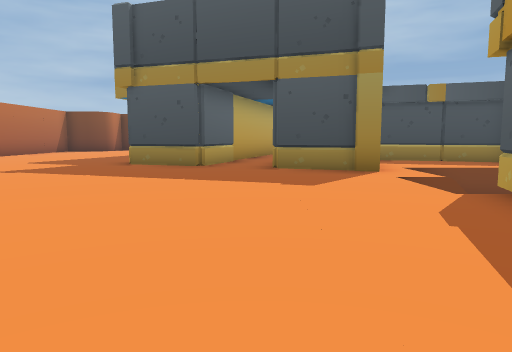
[1] (above)

24 first-person views from a walk through a level from a Godot 3-D game. The camera is 1.4 m above the floor, tilts 6° down and sees 70° across. The floor is counted in squares, 2 m on a side. Each view is taken from the middle of a square. On the plan, view 1 faces up. The plan holds only what a view shows up to about 11 squares ahead; the rest is blank. The place goes on beyond the plan.

[2]
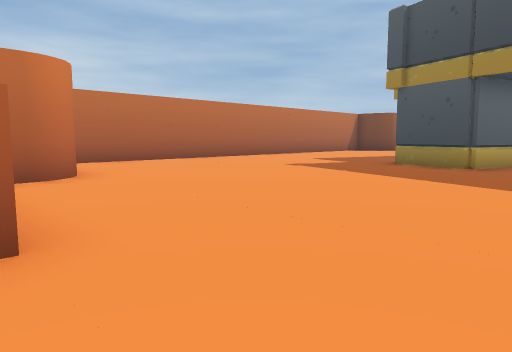

[3]
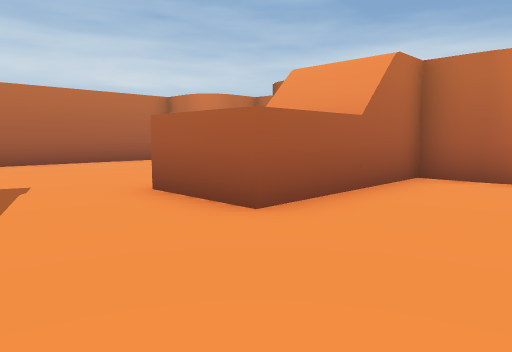

[4]
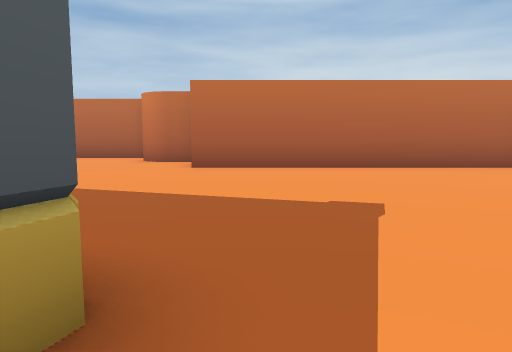

[5]
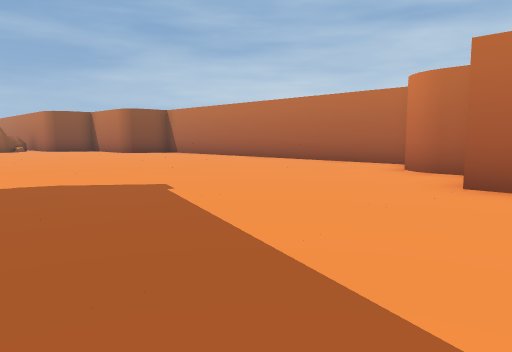

[6]
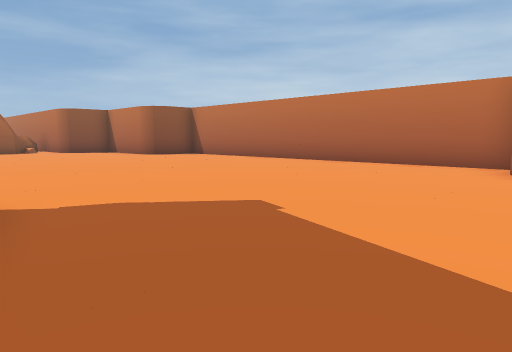

[7]
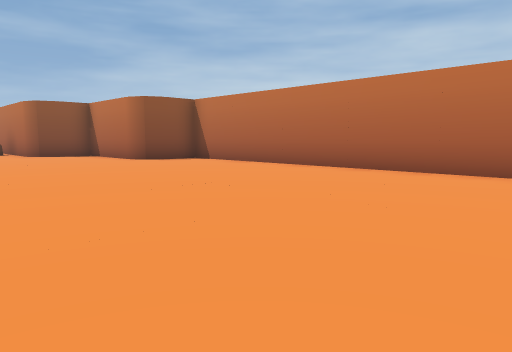

[8]
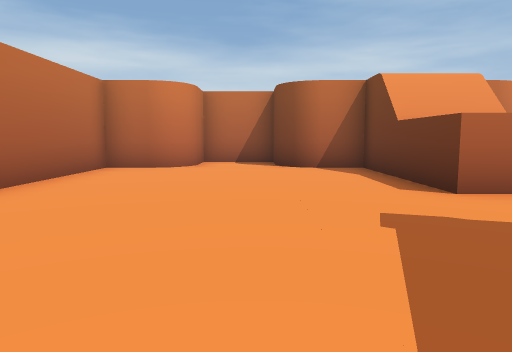

[9]
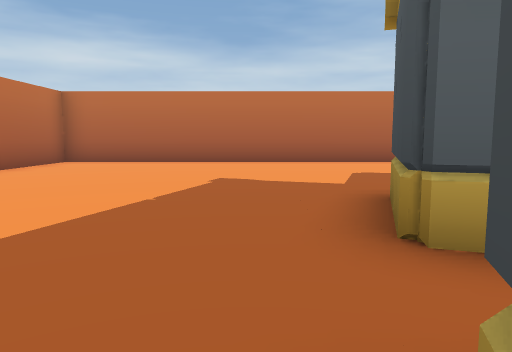

[10]
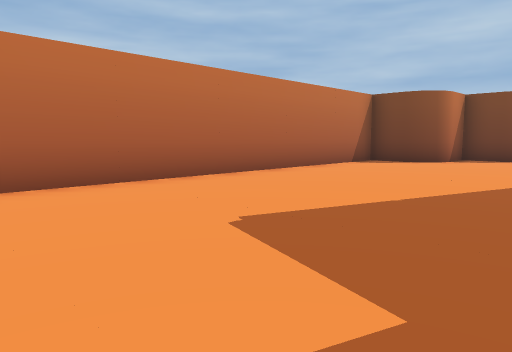

[11]
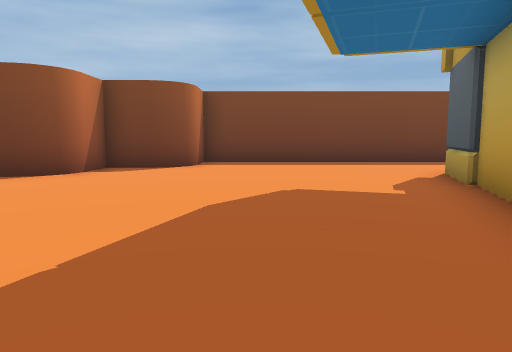

[12]
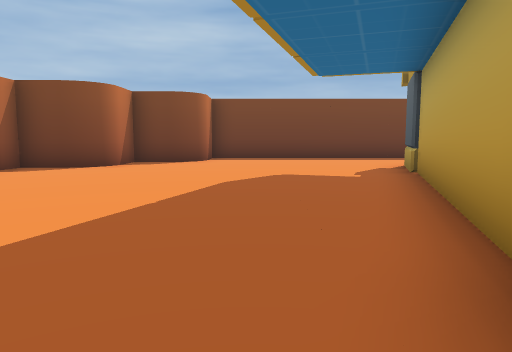

[13]
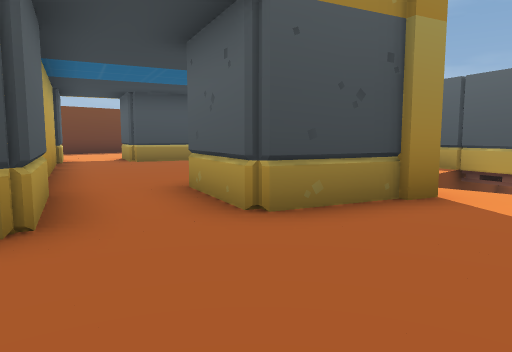

[14]
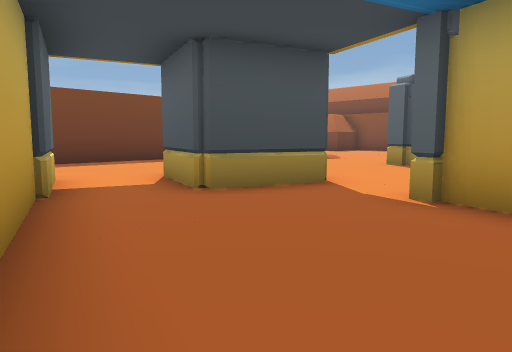

[15]
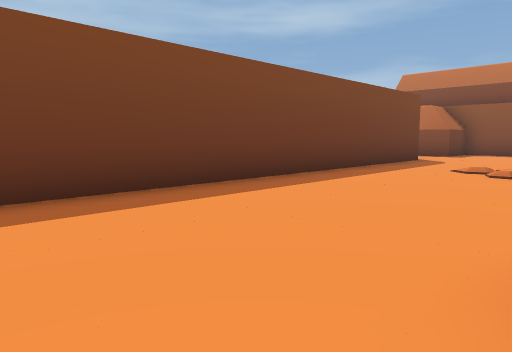

[16]
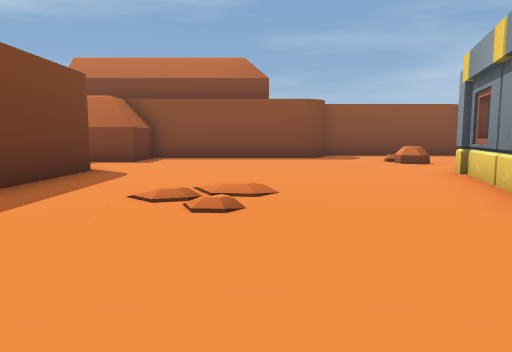

[17]
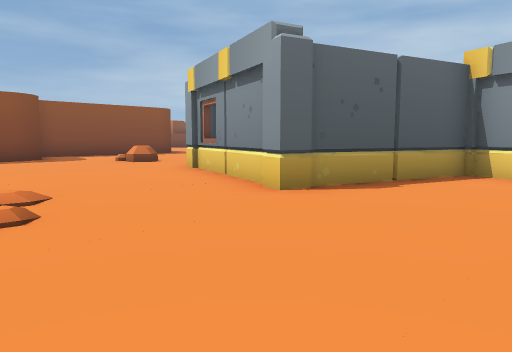

[18]
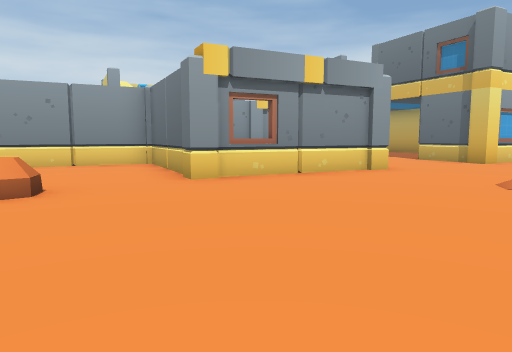

[19]
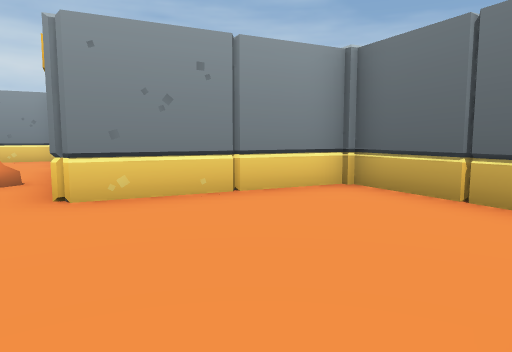

[20]
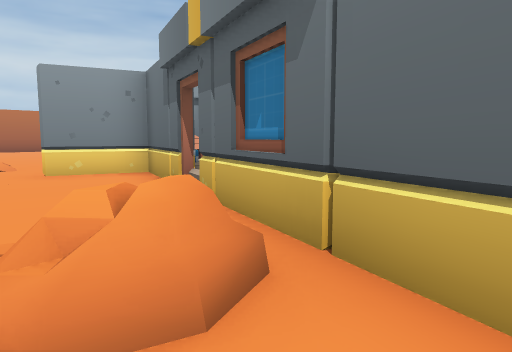

[21]
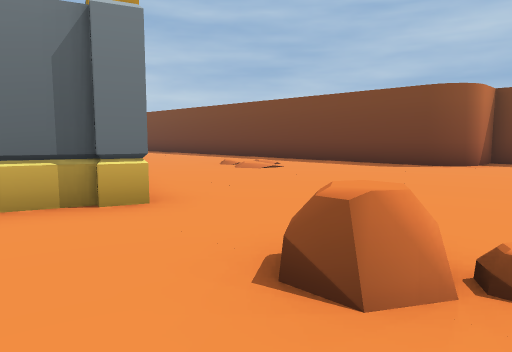

[22]
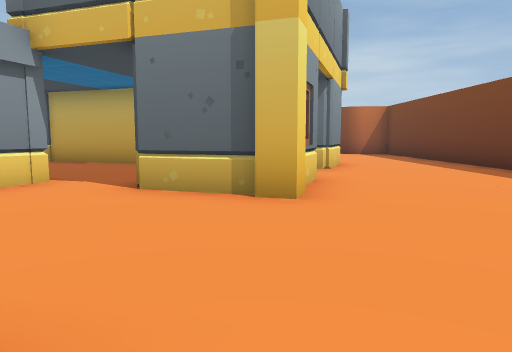

[23]
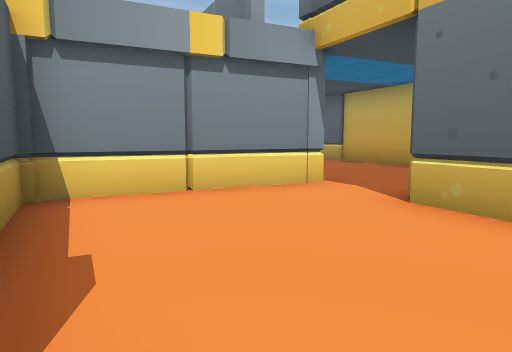

[24]
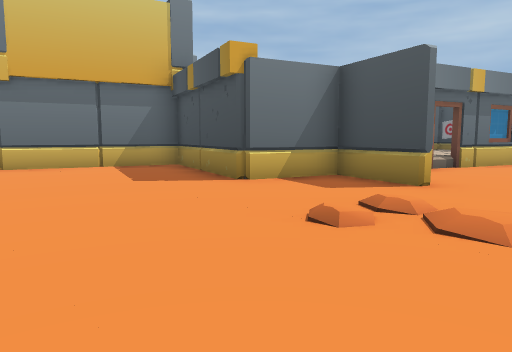

### Floor plan
Points are (right, up) in squares from view 1. A wall is a line through its corners. A room is listed if a view was taken in it or the views show most of it. See-through windows are left out.
Room 1 (views 1, 2, 5, 6, 7, 8, 24)
walls: (2.8, -9.5) (3.5, -9.5); (8.8, 1.2) (7.5, -2.4); (4.6, -11.5) (14.1, -11.5); (1.6, -0.5) (1.8, 0); (-1.5, 0.5) (-1.5, -1.5) (-5.5, -1.5) (-5.5, -2.5); (15, 1.4) (13.2, 2) (12.6, 0.1) (9.2, 1.2); (-5.5, -6.4) (-5.5, -7.5) (2.5, -7.5); (-5.6, -2.9) (-5.9, -3.3); (-6.5, -3.5) (-7.1, -3.5); (-7.5, -3.4) (-7.5, -5.5) (-6.5, -5.5)
ways out: opening at (0, 1) to room 2; opening at (16.5, 2) to room 2
Room 2 (views 3, 4, 9, 10, 11, 12, 13, 15, 16, 17, 18, 19, 20, 21, 22, 23)
walls: (6.9, 10.4) (4.9, 11.1); (6.3, 7.4) (6.9, 9); (5.5, 13.2) (7.6, 12.5); (8.1, 12.5) (8.5, 13.8); (1.3, 8.1) (0.3, 8.4) (1, 10.4); (-0.9, 10.7) (-1.4, 9) (-3.5, 9.7); (2.9, 16) (3.6, 18.1) (5.2, 17.6); (5.6, 17) (5, 15.2); (12.5, 10.9) (15.8, 9.8); (9.6, 16.1) (12.7, 15.1); (-2.5, 12.1) (-0.1, 19.3) (1.8, 18.7) (1.1, 16.6); (13.2, 14.5) (12.8, 13.3); (15.4, 8.6) (14.3, 5.3); (14.1, 4.6) (13.3, 2.2) (15, 1.6); (-5.5, 1.6) (-5.5, 0.5) (-1.5, 0.5); (13.6, 22.5) (-5.5, 22.5) (-5.5, 21.5); (-5.7, 20.9) (-6.2, 20.5) (-7.5, 20.5) (-7.5, 19.5); (13.9, 22.6) (13.4, 22.5); (-8.4, 18.5) (-9.5, 18.5) (-9.5, 2.5) (-6.8, 2.5); (17.1, 22.5) (16.5, 22.5) (16.5, 23.9); (15, 24.5) (14.5, 24.5) (14.5, 23.5)
ways out: opening at (0, 1) to room 1; opening at (16.5, 2) to room 1; opening at (0, 10) to room 3; opening at (2, 17) to room 3; opening at (4.5, 9.5) to room 3; opening at (6.5, 14.5) to room 3; closed door at (-3, 15)
objects: pillar (2, 8); pillar (6, 17); pillar (8, 12); pillar (9, 2); pillar (9, 16); pillar (12, 11); pillar (13, 15); rock (16, 7) to (17, 8); rock (16, 15)
Room 3 (view 14)
walls: (5, 15.2) (2.9, 16); (1.1, 16.6) (-0.9, 10.7)
ways out: opening at (0, 10) to room 2; opening at (2, 17) to room 2; opening at (4.5, 9.5) to room 2; opening at (6.5, 14.5) to room 2
objects: pillar (4, 12); pillar (4, 13); pillar (4, 14); pillar (5, 13)

Where each view was taken, in squares from view 1:
view 1: 0 up, 0 right, facing up
view 2: 0 up, 1 right, facing up-left
view 3: 3 up, 1 right, facing down-left
view 4: 1 up, 1 right, facing down
view 5: 2 down, 1 right, facing down-right
view 6: 2 down, 3 right, facing down-right
view 7: 4 down, 6 right, facing down-right
view 8: 4 down, 3 right, facing left
view 9: 8 up, 1 right, facing left
view 10: 8 up, 4 left, facing up-left
view 11: 12 up, 4 left, facing up
view 12: 10 up, 4 left, facing up
view 13: 6 up, 2 left, facing up-right
view 14: 12 up, 0 right, facing up-right
view 15: 18 up, 2 right, facing up-right
view 16: 19 up, 6 right, facing right
view 17: 20 up, 6 right, facing down-right
view 18: 20 up, 17 right, facing down-left
view 19: 14 up, 17 right, facing down-left
view 20: 9 up, 17 right, facing down-left
view 21: 13 up, 17 right, facing up-left
view 22: 17 up, 10 right, facing left
view 23: 17 up, 9 right, facing down-left
view 24: 4 down, 17 right, facing up-left
